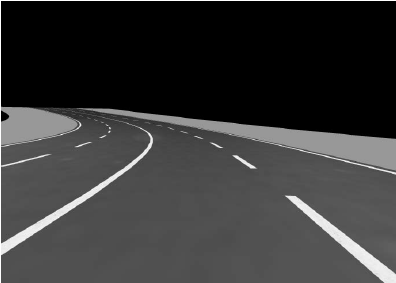
#> input picture hermes_ws/src/object_detection/object_detection/Lane-detection-test-image.png, 396 x 283 px, found by its file name
$ python test.py
#> lines starting #> are read from the running program, lines starting #| are printed output that depends on the picture; after the words box and inside, x2 and y2 are one past the last pixel; in counts of white or black regions, pixels touching at a corner belong together
import cv2
import numpy as np

# Path to the test image
test_image_path = "/home/raivo/Hermes/hermes_ws/src/object_detection/object_detection/Lane-detection-test-image.png"

# Load the test image
image = cv2.imread(test_image_path)
#> image is the input picture: shape (283, 396, 3); min 0, max 255, mean 55.5
if image is None:
    print(f"Failed to load test image from {test_image_path}")
    exit(1)

# Function to detect lane lines
def detect_lane_lines(image):
    # Convert to grayscale and apply edge detection
    gray = cv2.cvtColor(image, cv2.COLOR_BGR2GRAY)
    edges = cv2.Canny(gray, 50, 150, apertureSize=3)
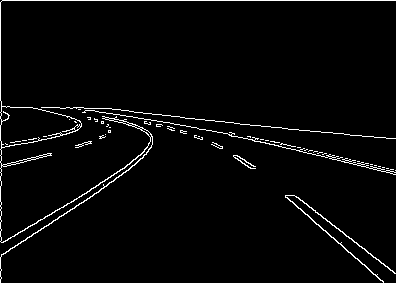
#> edges: shape (283, 396); 2.9% white in thin lines or dots

    # Define a trapezoidal region of interest (ROI)
    height, width = edges.shape
#> height = 283; width = 396
    mask = np.zeros_like(edges)
    polygon = np.array([[
        (width * 0.1, height),  # Bottom-left
        (width * 0.4, height * 0.6),  # Top-left
        (width * 0.6, height * 0.6),  # Top-right
        (width * 0.9, height)  # Bottom-right
    ]], np.int32)
    cv2.fillPoly(mask, polygon, 255)
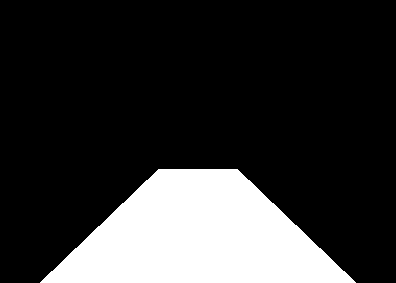
#> mask: shape (283, 396); 20.1% white; 1 white region, box (x1, y1, x2, y2) and area: (40, 169, 356, 283) 22577
    masked_edges = cv2.bitwise_and(edges, mask)
#> masked_edges: shape (283, 396); every value is 0

    # Detect lines using Hough Transform
    lines = cv2.HoughLinesP(masked_edges, 1, np.pi / 180, threshold=100, minLineLength=50, maxLineGap=50)
#> lines = None
    return lines

# Function to fill the area between lane lines
def fill_lane_area(image, lines):
    if lines is None:
        return image

    left_lines = []
    right_lines = []
    height, width, _ = image.shape
    img_center = width // 2

    # Separate lines into left and right based on their slope and position
    for line in lines:
        for x1, y1, x2, y2 in line:
            slope = (y2 - y1) / (x2 - x1) if x2 != x1 else float('inf')
            if slope < 0 and x1 < img_center and x2 < img_center:
                left_lines.append((x1, y1, x2, y2))
            elif slope > 0 and x1 > img_center and x2 > img_center:
                right_lines.append((x1, y1, x2, y2))

    # Fit a line to the left and right lines
    left_fit_line = average_slope_intercept(left_lines, height)
    right_fit_line = average_slope_intercept(right_lines, height)

    if left_fit_line is not None and right_fit_line is not None:
        # Define the area between the left and right lanes
        left_x1, left_y1, left_x2, left_y2 = left_fit_line
        right_x1, right_y1, right_x2, right_y2 = right_fit_line

        lane_polygon = np.array([[
            (left_x1, left_y1),
            (right_x1, right_y1),
            (right_x2, right_y2),
            (left_x2, left_y2)
        ]], np.int32)

        # Draw the filled polygon representing the lane area
        cv2.fillPoly(image, lane_polygon, (0, 255, 0))

    return image

# Function to average line slopes and intercepts for smoother lane lines
def average_slope_intercept(lines, height):
    if not lines:
        return None

    x_coords, y_coords = [], []
    for line in lines:
        x1, y1, x2, y2 = line
        x_coords.extend([x1, x2])
        y_coords.extend([y1, y2])

    if not x_coords:
        return None

    # Fit a line to the collected points
    poly = np.polyfit(y_coords, x_coords, 1)
    y1 = height
    y2 = int(height * 0.6)
    x1 = int(poly[0] * y1 + poly[1])
    x2 = int(poly[0] * y2 + poly[1])

    return x1, y1, x2, y2

# Perform lane detection and fill the detected lane area
lines = detect_lane_lines(image)
image_with_lanes = fill_lane_area(image, lines)

# Display the resulting image with detected lanes
cv2.imshow('Lane Detection', image_with_lanes)
cv2.waitKey(0)
cv2.destroyAllWindows()

# Save the output image if needed
output_image_path = "/home/raivo/Hermes/hermes_ws/src/object_detection/object_detection/lane_detection_output.png"
cv2.imwrite(output_image_path, image_with_lanes)
print(f"Lane detection output saved to {output_image_path}")
